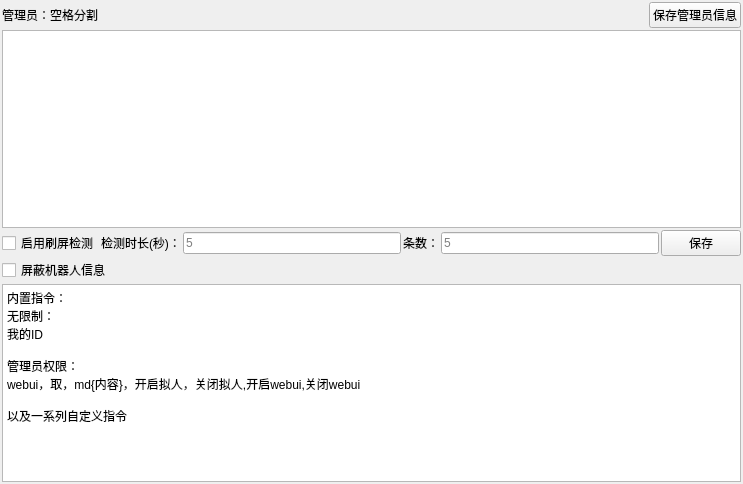
<?xml version="1.0" encoding="UTF-8"?>
<ui version="4.0">
 <class>qunguan</class>
 <widget class="QWidget" name="qunguan">
  <property name="geometry">
   <rect>
    <x>0</x>
    <y>0</y>
    <width>743</width>
    <height>484</height>
   </rect>
  </property>
  <property name="windowTitle">
   <string>Form</string>
  </property>
  <layout class="QVBoxLayout" name="verticalLayout">
   <property name="spacing">
    <number>2</number>
   </property>
   <property name="leftMargin">
    <number>2</number>
   </property>
   <property name="topMargin">
    <number>2</number>
   </property>
   <property name="rightMargin">
    <number>2</number>
   </property>
   <property name="bottomMargin">
    <number>2</number>
   </property>
   <item>
    <layout class="QHBoxLayout" name="horizontalLayout">
     <item>
      <widget class="QLabel" name="label_3">
       <property name="text">
        <string>管理员：空格分割</string>
       </property>
      </widget>
     </item>
     <item>
      <spacer name="horizontalSpacer">
       <property name="orientation">
        <enum>Qt::Horizontal</enum>
       </property>
       <property name="sizeHint" stdset="0">
        <size>
         <width>40</width>
         <height>20</height>
        </size>
       </property>
      </spacer>
     </item>
     <item>
      <widget class="QPushButton" name="pushButton_2">
       <property name="text">
        <string>保存管理员信息</string>
       </property>
      </widget>
     </item>
    </layout>
   </item>
   <item>
    <widget class="QTextEdit" name="textEdit"/>
   </item>
   <item>
    <layout class="QHBoxLayout" name="horizontalLayout_2">
     <property name="spacing">
      <number>2</number>
     </property>
     <property name="leftMargin">
      <number>0</number>
     </property>
     <item>
      <widget class="QCheckBox" name="checkBox">
       <property name="text">
        <string>启用刷屏检测</string>
       </property>
      </widget>
     </item>
     <item>
      <widget class="QLabel" name="label">
       <property name="text">
        <string>检测时长(秒)：</string>
       </property>
      </widget>
     </item>
     <item>
      <widget class="QLineEdit" name="time_Edit">
       <property name="placeholderText">
        <string>5</string>
       </property>
      </widget>
     </item>
     <item>
      <widget class="QLabel" name="label_2">
       <property name="text">
        <string>条数：</string>
       </property>
      </widget>
     </item>
     <item>
      <widget class="QLineEdit" name="tiao_Edit">
       <property name="placeholderText">
        <string>5</string>
       </property>
      </widget>
     </item>
     <item>
      <widget class="QPushButton" name="pushButton">
       <property name="text">
        <string>保存</string>
       </property>
      </widget>
     </item>
    </layout>
   </item>
   <item>
    <widget class="QCheckBox" name="checkBox_2">
     <property name="text">
      <string>屏蔽机器人信息</string>
     </property>
    </widget>
   </item>
   <item>
    <widget class="QTextEdit" name="textEdit_2">
     <property name="html">
      <string>&lt;!DOCTYPE HTML PUBLIC &quot;-//W3C//DTD HTML 4.0//EN&quot; &quot;http://www.w3.org/TR/REC-html40/strict.dtd&quot;&gt;
&lt;html&gt;&lt;head&gt;&lt;meta name=&quot;qrichtext&quot; content=&quot;1&quot; /&gt;&lt;meta charset=&quot;utf-8&quot; /&gt;&lt;style type=&quot;text/css&quot;&gt;
p, li { white-space: pre-wrap; }
hr { height: 1px; border-width: 0; }
li.unchecked::marker { content: &quot;\2610&quot;; }
li.checked::marker { content: &quot;\2612&quot;; }
&lt;/style&gt;&lt;/head&gt;&lt;body style=&quot; font-family:'Microsoft YaHei UI'; font-size:9pt; font-weight:400; font-style:normal;&quot;&gt;
&lt;p style=&quot; margin-top:0px; margin-bottom:0px; margin-left:0px; margin-right:0px; -qt-block-indent:0; text-indent:0px;&quot;&gt;内置指令：&lt;/p&gt;
&lt;p style=&quot; margin-top:0px; margin-bottom:0px; margin-left:0px; margin-right:0px; -qt-block-indent:0; text-indent:0px;&quot;&gt;无限制：&lt;/p&gt;
&lt;p style=&quot; margin-top:0px; margin-bottom:0px; margin-left:0px; margin-right:0px; -qt-block-indent:0; text-indent:0px;&quot;&gt;我的ID&lt;/p&gt;
&lt;p style=&quot;-qt-paragraph-type:empty; margin-top:0px; margin-bottom:0px; margin-left:0px; margin-right:0px; -qt-block-indent:0; text-indent:0px;&quot;&gt;&lt;br /&gt;&lt;/p&gt;
&lt;p style=&quot; margin-top:0px; margin-bottom:0px; margin-left:0px; margin-right:0px; -qt-block-indent:0; text-indent:0px;&quot;&gt;管理员权限：&lt;/p&gt;
&lt;p style=&quot; margin-top:0px; margin-bottom:0px; margin-left:0px; margin-right:0px; -qt-block-indent:0; text-indent:0px;&quot;&gt;webui，取，md{内容}，开启拟人，关闭拟人,开启webui,关闭webui&lt;/p&gt;
&lt;p style=&quot;-qt-paragraph-type:empty; margin-top:0px; margin-bottom:0px; margin-left:0px; margin-right:0px; -qt-block-indent:0; text-indent:0px;&quot;&gt;&lt;br /&gt;&lt;/p&gt;
&lt;p style=&quot; margin-top:0px; margin-bottom:0px; margin-left:0px; margin-right:0px; -qt-block-indent:0; text-indent:0px;&quot;&gt;以及一系列自定义指令&lt;/p&gt;&lt;/body&gt;&lt;/html&gt;</string>
     </property>
    </widget>
   </item>
  </layout>
 </widget>
 <resources/>
 <connections/>
</ui>
